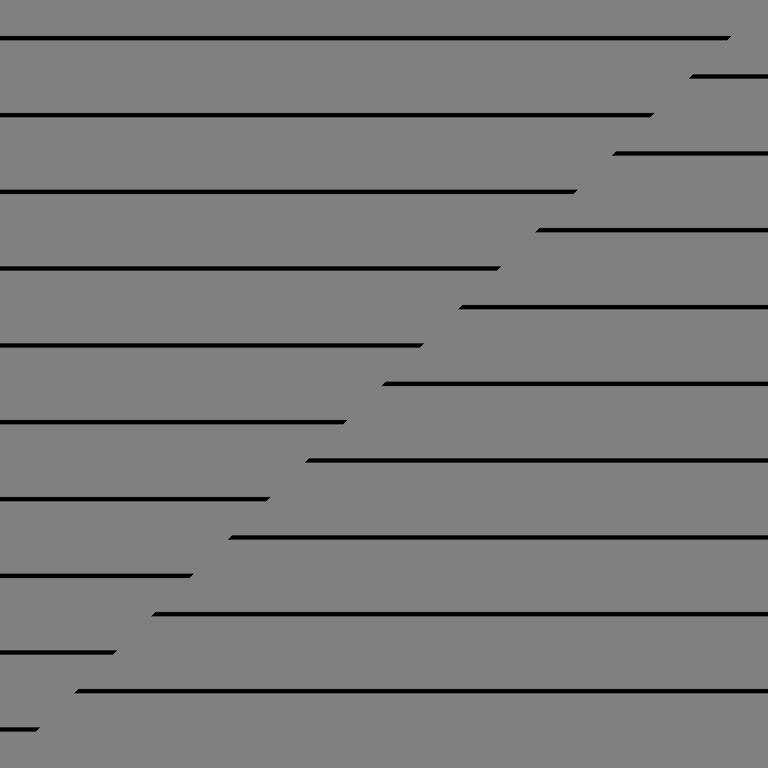
#> input picture data/Image/abuttingLine001_linespace_1p2_angle_000_045diag.tif, 768 x 768 px, found by its file name
$ python make_figures_recon_images_quick_test.py
#> lines starting #> are read from the running program, lines starting #| are printed output that depends on the picture
### visualization/plot/image_process.py
import cv2
import numpy as np

# [10 lines left out: function normalise_img, not called in this run]

def img_process(img_path, img_size=None, gray=None, redness=None):
    """
    Read image, resize and turn into grayscale
    Inputs:
        img_path
        img_size - (width, height)
    """

    # read image
    img = cv2.imread(img_path, cv2.IMREAD_UNCHANGED)

    # resize image
    if not img_size is None:

        if type(img_size) is tuple:
            dim = img_size
        else:
            dim = (img_size, img_size)
        img = cv2.resize(img, dim, interpolation = cv2.INTER_AREA)

    # grayscale
    if not gray is None:
        img = cv2.cvtColor(img, cv2.COLOR_BGR2GRAY)

    if redness == 'Redness1':
        denom =  img[:,:,2]+(img[:,:,0] + img[:,:,1])/2
        img = (img[:,:,2]-(img[:,:,0] + img[:,:,1])/2)/denom
        img[denom==0] = 0
        # rescale to [0,255]
        img = normalise_img(img)

    elif redness == 'Redness2':
        img = np.minimum(255, np.maximum(0, img[:,:,2]-img[:,:,0]-img[:,:,1]))

    elif redness == 'Redness':
        image = img.copy()
        image = cv2.cvtColor(image, cv2.COLOR_BGR2HSV)

        # lower boundary RED color range values; Hue (0 - 10)
        lower1 = np.array([0, 0, 0])
        upper1 = np.array([10, 255, 255])

        # upper boundary RED color range values; Hue (160 - 180)
        lower2 = np.array([160, 0, 0])
        upper2 = np.array([179,255,255])

        lower_mask = cv2.inRange(image, lower1, upper1)
        upper_mask = cv2.inRange(image, lower2, upper2)

        full_mask = lower_mask + upper_mask;

        img = cv2.bitwise_and(image[:,:,1], image[:,:,1], mask=full_mask)

    return img

def gammaCorrection(src, gamma=2.2):
    table = [(i/255)**(1/gamma)*255 for i in range(256)]
    table = np.array(table, np.uint8)

    return cv2.LUT(src, table)


# [8 lines left out: function cvtHSVtoRGB, not called in this run]

### visualization/make_figures_recon_images_quick_test.py
#!/usr/bin/env python3
# -*- coding: utf-8 -*-
"""
Created on Wed Sep 21 15:09:10 2022

@author: fcheng
"""


#coding:utf-8

import os
import numpy as np
import PIL
from PIL import ImageFont
import cv2


from plot.image_process import img_process, gammaCorrection


# save dirs
save_dir = "./results/plots/quick_test"
if not os.path.exists(save_dir):
    os.makedirs(save_dir)
save_ext = 'pdf'

# setting
drawtypes = ['stimulus','Recon-stimulus', 'Recon-decoded']

image_keys = ['Line_diff_orient', 'Line_reduce_line_number', 'Ehrenstein', 'Varin']
images_set = dict.fromkeys(image_keys)
images_set['Line_diff_orient'] = [  'abuttingLine001_linespace_1p2_angle_000_045diag',
                                    'abuttingLine003_linespace_1p2_angle_000_135diag',
                                    'abuttingLine005_linespace_1p2_angle_000_vline',
 ]

images_set['Line_reduce_line_number'] = ['abuttingLine005_linespace_1p2_angle_000_vline',
                                        'abuttingLine013_linespace_2p4_angle_000_vline',
                                        'abuttingLine017_linespace_6_angle_000_vline',
                                         ]
images_set['Ehrenstein'] = [
           'fillingin010_large_cross_lumi0p3_sat0p7_connected',
           'fillingin011_large_cross_lumi0p3_sat0p7_disconnected',
           'fillingin012_large_cross_lumi0p3_sat0p7_uniform',
           ]

images_set['Varin'] =  [
                        'neonVarinImg001_IllusSurf_alpha_0p7_sat_0p3_bgray',
                       'neonVarinImg002_innerKanizsa_alpha_0p7_sat_0p3_bgray',
                       'neonVarinImg005_realSurf_alpha_0p7_sat_0p3_bgray'
                        ]
#fmri
roi = 'VC'
sbjs_dict = {'Line_diff_orient':  ['S1','S2','S3', 'S4', 'S5','S6','S7'],
             'Line_reduce_line_number':  ['S1','S2','S3', 'S4', 'S5','S6','S7'],
             'Ehrenstein':  ['S1','S2','S3', 'S4', 'S5','S6','S7'],
             'Varin':  ['S1','S2','S3','S5','S6','S7']}


# stimulus images
stimuli_dir_root = './data'
source_image_dir = os.path.join(stimuli_dir_root, 'test_image')
source_image_ext = "tif"


# recon images settings
# recon from stimulus features
recon_dir = './results/reconstruction/recon_images/GAN_quick_test'


####################
def save_img(image, save_jpg_file):
    # cast to int
    image = image.astype('uint8')
    # convert ndarray to image object
    image_obj = PIL.Image.fromarray(image)

    # Save
    image_obj.save(save_jpg_file, quality=98)
    print("Save:", save_jpg_file)

### settings ##############################
# font settings
font_diff = 2
font_size = 36
font_color = (0, 0, 255)
font_bg_color = (255, 255, 255)
font = ImageFont.load_default()

# position, image size settings
h_mergin = 2
w_mergin = 2
img_size = (80, 80)

font_family_path = "/usr/share/fonts/google-crosextra-carlito/Carlito-Bold.ttf"

### make figure ##############################
#------------------------------------
# make canvas
#------------------------------------

for key in image_keys:

    images = images_set[key]
    sbjs = sbjs_dict[key]

    true_image_filepath_list = []
    for a_image in images:
        a_filepath = os.path.join(source_image_dir, a_image + "." + source_image_ext)
        if os.path.exists(a_filepath):
            true_image_filepath_list.append(a_filepath)

    ncol = 1+1+len(sbjs)
    nImg_col = ncol
    nImg_row = len(images)
    size_x = (img_size[0]+h_mergin)*nImg_row+h_mergin
    size_y = (img_size[1]+w_mergin)*nImg_col+w_mergin
    image = np.ones( (size_x, size_y, 3) )*255


    # Get true image set
    true_image_id_list = [os.path.basename(t).split(".")[0] for t in true_image_filepath_list]

    print("True image num:", len(true_image_filepath_list))
    print("True image:", true_image_filepath_list)
    stimulus_selection_size = len(true_image_id_list)


    for drawtype in drawtypes:

        if drawtype == 'stimulus':

            #------------------------------------
            # draw true image
            #------------------------------------
            for j in range(stimulus_selection_size):
                img_true_filepath = true_image_filepath_list[j]
                img_true = img_process(img_true_filepath,img_size)
#> in img_process, img is the input picture: shape (768, 768, 3); min 0, max 158, mean 121.2
#> in img_process, `img = cv2.resize(img, dim, interpolation = cv2.INTER_AREA)`:
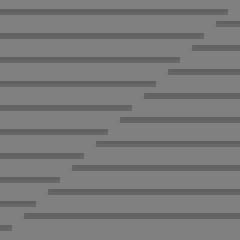
#> img: shape (80, 80, 3) (shown 3 times larger); min 96, max 128, mean 121.2
                img_true = cv2.cvtColor(img_true, cv2.COLOR_BGR2RGB)
                img_true = gammaCorrection(img_true)
#> in gammaCorrection, `return cv2.LUT(src, table)`:
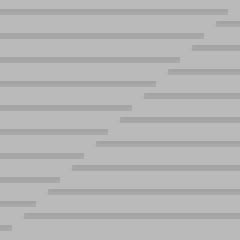
#> returned value: shape (80, 80, 3) (shown 3 times larger); min 163, max 186, mean 181.2
                yi = j // nImg_row
                xi = j % nImg_row
                x = xi * (img_size[1]+h_mergin)+h_mergin
                y = yi * (img_size[1]+w_mergin)+w_mergin
                image[ x:(x+img_size[0]), y:(y+img_size[1]), : ] = np.array(img_true)[:,:,:]
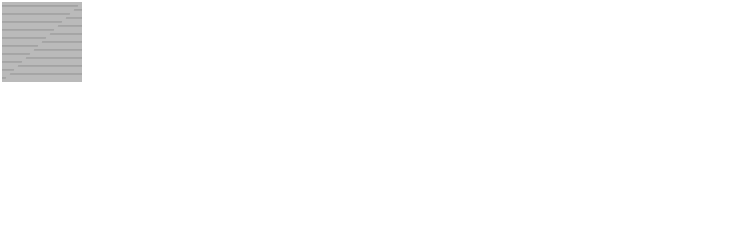
#> image: shape (248, 740, 3) float64; min 163, max 255, mean 252.4


        elif drawtype == 'Recon-stimulus':
            #------------------------------------
            # draw recon from stimulus feature
            #------------------------------------
            recon_true_image_filepath_list = []
            for a_image in images:
                a_filepath = os.path.join(recon_dir, 'stimulus_feature', 'recon_image_normalized-'+a_image + ".tiff" )
                if os.path.exists(a_filepath):
                    recon_true_image_filepath_list.append(a_filepath)

            for j in range(stimulus_selection_size):
#> (the run stopped early here; a loop or call above may not have finished)
